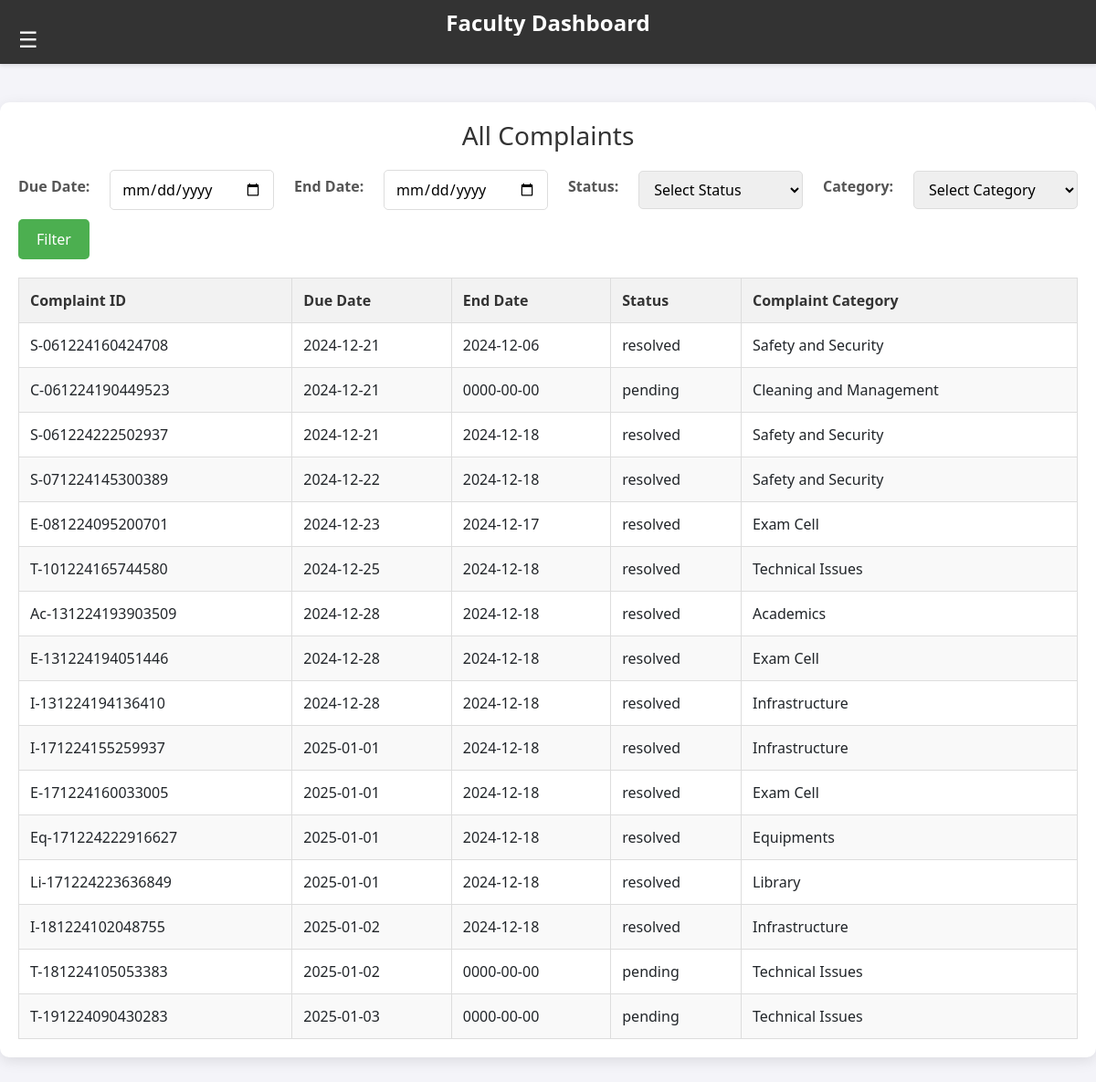
The app's page /faculty/report.php (signed in) with its own data.
### tables this page shows
CREATE TABLE `complaints` (
  `complaint_id` int(5) NOT NULL,
  `Comp_ID` varchar(30) NOT NULL,
  `Complaint_Cat_ID` int(5) DEFAULT NULL,
  `complaint_description` varchar(200) DEFAULT NULL,
  `Complaint_Document` varchar(100) DEFAULT NULL,
  `complaint_datetime` datetime DEFAULT NULL,
  `Due_Date` date DEFAULT NULL,
  `End_Date` date DEFAULT NULL,
  `status` enum('pending','processing','resolved') DEFAULT 'pending',
  `Student_ID` int(5) DEFAULT NULL,
  `faculty_id` int(11) DEFAULT NULL,
  `F_Comp_ID` int(5) DEFAULT NULL
);

CREATE TABLE `complaint_category` (
  `complaint_category_id` int(5) NOT NULL,
  `category_description` varchar(30) NOT NULL
);

### faculty/report.php (the view, shortened to what this page needs)
<?php include("header_sidenavbar.php");?>
<!DOCTYPE html>
<html lang="en">
<head>
</head>
<body>
<div class="container">
    <h1>All Complaints</h1>
    <form class="filter-form" action="" method="get">
        <label for="dueDateFilter">Due Date:</label>
        <input type="date" id="dueDateFilter" name="due_date">
        <label for="endDateFilter">End Date:</label>
        <input type="date" id="endDateFilter" name="end_date">
        <label for="statusFilter">Status:</label>
        <select id="statusFilter" name="status">
            <option value="">Select Status</option>
        </select>
        <?php
        include '../php/config.php';
        $sql = "SELECT complaint_category_id, category_description FROM complaint_category";
        $result = $con->query($sql);
        if ($result && $result->num_rows > 0) {
            echo "<label for='categoryFilter'>Category:</label>";
            echo "<select id='categoryFilter' name='category'>";
            echo "<option value=''>Select Category</option>";
            echo "</select>";
        }
        ?>
        <button type="submit">Filter</button>
    </form>
    <table>
        <thead>
            <tr>
                <th>Complaint ID</th>
                <th>Due Date</th>
                <th>End Date</th>
                <th>Status</th>
                <th>Complaint Category</th>
            </tr>
        </thead>
        <tbody>
        <?php
        include '../php/config.php';
        if ($con) {
            $sql = "SELECT c.Comp_ID, c.Due_Date, c.End_Date, c.Status, cc.category_description AS `Complaint Category`
                    FROM complaints c
                    LEFT JOIN complaint_category cc ON c.Complaint_Cat_ID = cc.complaint_category_id";
            $result = $con->query($sql);
            if ($result && $result->num_rows > 0) {
                while ($row = $result->fetch_assoc()) {
                    echo "<tr>";
                    echo "<td>{$row['Comp_ID']}</td>";
                    echo "<td>{$row['Due_Date']}</td>";
                    echo "<td>{$row['End_Date']}</td>";
                    echo "<td>{$row['Status']}</td>";
                    echo "<td>{$row['Complaint Category']}</td>";
                    echo "</tr>";
                }
            } else {
                echo "<tr><td colspan='5'>No complaints found</td></tr>";
            }
        } else {
            echo "<tr><td colspan='5'>Failed to connect to the database.</td></tr>";
        }
        ?>
        </tbody>
    </table>
</div>
</body>
</html>

### faculty/header_sidenavbar.css (style rules this page uses)
body { margin: 0; padding: 0; font-family: Arial, sans-serif; }

### faculty/report.php (style rules this page uses)
body { font-family: 'Segoe UI', Tahoma, Geneva, Verdana, sans-serif; margin: 0; padding: 0; background-color: #f4f4f9; }
.container { max-width: 1200px; margin: 40px auto; padding: 20px; background-color: #fff; border-radius: 10px; box-shadow: 0 4px 15px rgba(0, 0, 0, 0.1); }
h1 { text-align: center; margin-bottom: 20px; font-size: 28px; color: #333; }
.filter-form { display: flex; flex-wrap: wrap; justify-content: space-between; align-items: center; margin-bottom: 20px; gap: 10px; }
.filter-form label { font-weight: bold; color: #555; }
.filter-form input[type="date"], .filter-form select { padding: 8px 12px; border: 1px solid #ddd; border-radius: 5px; width: 100%; max-width: 180px; box-sizing: border-box; }
.filter-form button[type="submit"] { padding: 10px 20px; border: none; border-radius: 5px; background-color: #4CAF50; color: #fff; cursor: pointer; font-size: 16px; transition: background-color 0.3s; }
table { width: 100%; border-collapse: collapse; margin-top: 20px; font-size: 16px; }
th, td { border: 1px solid #ddd; padding: 12px; text-align: left; }
th { background-color: #f2f2f2; color: #333; }
tr:nth-child(even) { background-color: #f9f9f9; }

### records on screen
complaints: Comp_ID "S-061224160424708", Due_Date "2024-12-21", End_Date "2024-12-06", status "resolved", Complaint_Cat_ID.category_description "Safety and Security"
complaints: Comp_ID "C-061224190449523", Due_Date "2024-12-21", End_Date "0000-00-00", status "pending", Complaint_Cat_ID.category_description "Cleaning and Management"
complaints: Comp_ID "S-061224222502937", Due_Date "2024-12-21", End_Date "2024-12-18", status "resolved", Complaint_Cat_ID.category_description "Safety and Security"
complaints: Comp_ID "S-071224145300389", Due_Date "2024-12-22", End_Date "2024-12-18", status "resolved", Complaint_Cat_ID.category_description "Safety and Security"
complaints: Comp_ID "E-081224095200701", Due_Date "2024-12-23", End_Date "2024-12-17", status "resolved", Complaint_Cat_ID.category_description "Exam Cell"
complaints: Comp_ID "T-101224165744580", Due_Date "2024-12-25", End_Date "2024-12-18", status "resolved", Complaint_Cat_ID.category_description "Technical Issues"
complaints: Comp_ID "Ac-131224193903509", Due_Date "2024-12-28", End_Date "2024-12-18", status "resolved", Complaint_Cat_ID.category_description "Academics"
complaints: Comp_ID "E-131224194051446", Due_Date "2024-12-28", End_Date "2024-12-18", status "resolved", Complaint_Cat_ID.category_description "Exam Cell"
complaints: Comp_ID "I-131224194136410", Due_Date "2024-12-28", End_Date "2024-12-18", status "resolved", Complaint_Cat_ID.category_description "Infrastructure"
complaints: Comp_ID "I-171224155259937", Due_Date "2025-01-01", End_Date "2024-12-18", status "resolved", Complaint_Cat_ID.category_description "Infrastructure"
complaints: Comp_ID "E-171224160033005", Due_Date "2025-01-01", End_Date "2024-12-18", status "resolved", Complaint_Cat_ID.category_description "Exam Cell"
complaints: Comp_ID "Eq-171224222916627", Due_Date "2025-01-01", End_Date "2024-12-18", status "resolved", Complaint_Cat_ID.category_description "Equipments"
complaints: Comp_ID "Li-171224223636849", Due_Date "2025-01-01", End_Date "2024-12-18", status "resolved", Complaint_Cat_ID.category_description "Library"
complaints: Comp_ID "I-181224102048755", Due_Date "2025-01-02", End_Date "2024-12-18", status "resolved", Complaint_Cat_ID.category_description "Infrastructure"
complaints: Comp_ID "T-181224105053383", Due_Date "2025-01-02", End_Date "0000-00-00", status "pending", Complaint_Cat_ID.category_description "Technical Issues"
complaints: Comp_ID "T-191224090430283", Due_Date "2025-01-03", End_Date "0000-00-00", status "pending", Complaint_Cat_ID.category_description "Technical Issues"
